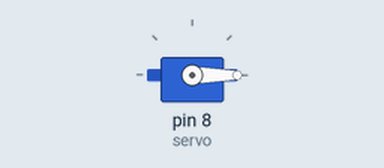
Recording of a sketch running on a simulated Arduino Uno, built with avr-gcc and run on an emulated ATmega328P. Parts: servo. What the sketch prints to the serial monitor is not drawn.

Above: at 0.05 s.
Timing chart, 0 to 3.0 s (numbered marks = the images above):
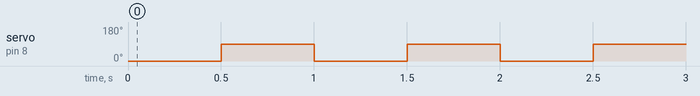

Measured:
- by itself, servo on pin 8 (servo): alternates 90° for 0.50 s and 0° for 0.50 s

The sketch:

First_Servo_Code.ino
```cpp
  #include <Servo.h>
  Servo myservo;
  int duration;
  int distance;
  int trig = 13;
  int echo = 12;
  int servo = 8;

  int debug_flag = 1;

void setup() {
  // put your setup code here, to run once:

  Serial.begin(9600);

  myservo.attach(servo);

  pinMode(trig,OUTPUT); // setup my pin for output
  pinMode(echo,INPUT);

}

void loop() {
  // put your main code here, to run repeatedly:

  myservo.write(0);
  if (debug_flag == 1)
  {
    Serial.print("0 degrees \n");
  }

  delay(500);
  myservo.write(90);
  if (debug_flag == 1)
  {
    Serial.print("90 degrees \n");
  }

  delay(500);

  /*
  digitalWrite(trig,LOW);
  delayMicroseconds(2);
  digitalWrite(trig,HIGH);
  delayMicroseconds(10);
  digitalWrite(trig,LOW);

  duration = pulseIn(echo,HIGH);
  distance = (duration/2)/29.1; // in cm
  Serial.print(distance);
  Serial.print("\n");

  delay(500);
  */

}
```
